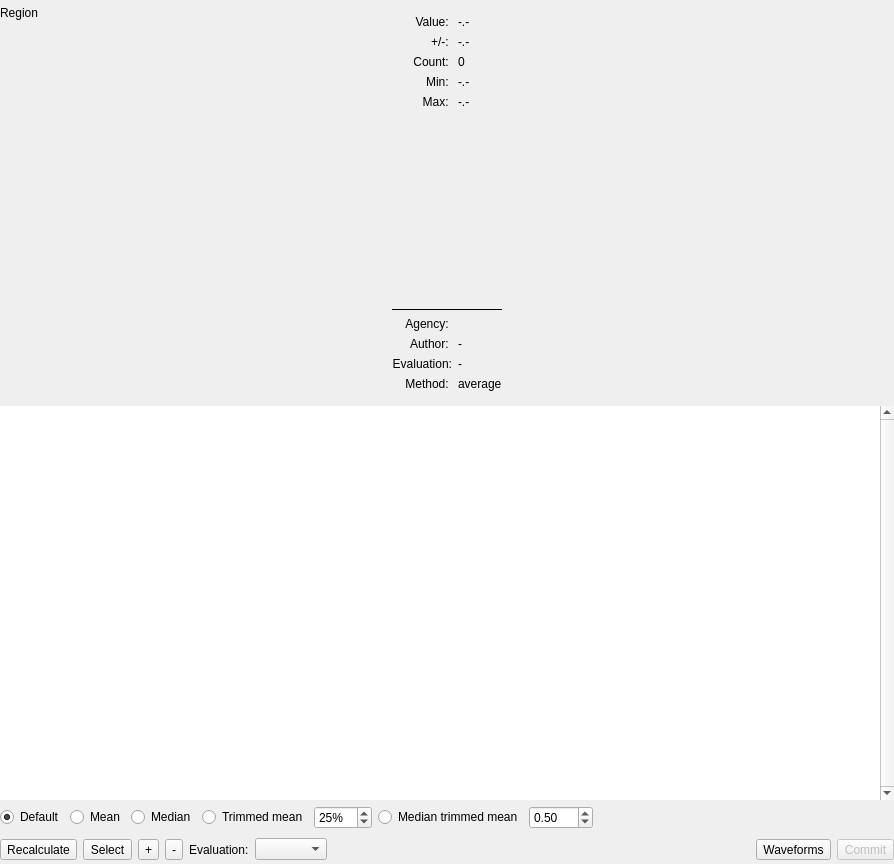
<?xml version="1.0" encoding="UTF-8"?>
<ui version="4.0">
 <class>MagnitudeView</class>
 <widget class="QWidget" name="MagnitudeView">
  <property name="geometry">
   <rect>
    <x>0</x>
    <y>0</y>
    <width>894</width>
    <height>864</height>
   </rect>
  </property>
  <property name="sizePolicy">
   <sizepolicy hsizetype="Preferred" vsizetype="Preferred">
    <horstretch>0</horstretch>
    <verstretch>0</verstretch>
   </sizepolicy>
  </property>
  <property name="windowTitle">
   <string>MagnitudeView</string>
  </property>
  <layout class="QVBoxLayout">
   <property name="spacing">
    <number>6</number>
   </property>
   <property name="margin">
    <number>0</number>
   </property>
   <item>
    <widget class="QFrame" name="frameMagnitudeTypes">
     <property name="frameShape">
      <enum>QFrame::NoFrame</enum>
     </property>
    </widget>
   </item>
   <item>
    <layout class="QHBoxLayout">
     <property name="spacing">
      <number>4</number>
     </property>
     <property name="margin">
      <number>0</number>
     </property>
     <item>
      <widget class="QFrame" name="groupSummary">
       <property name="sizePolicy">
        <sizepolicy hsizetype="Expanding" vsizetype="Preferred">
         <horstretch>2</horstretch>
         <verstretch>0</verstretch>
        </sizepolicy>
       </property>
       <layout class="QVBoxLayout">
        <property name="spacing">
         <number>4</number>
        </property>
        <property name="margin">
         <number>0</number>
        </property>
        <item>
         <widget class="QLabel" name="labelRegion">
          <property name="sizePolicy">
           <sizepolicy hsizetype="Ignored" vsizetype="Maximum">
            <horstretch>0</horstretch>
            <verstretch>0</verstretch>
           </sizepolicy>
          </property>
          <property name="minimumSize">
           <size>
            <width>100</width>
            <height>0</height>
           </size>
          </property>
          <property name="frameShape">
           <enum>QFrame::NoFrame</enum>
          </property>
          <property name="text">
           <string>Region</string>
          </property>
         </widget>
        </item>
        <item>
         <widget class="QFrame" name="frameMap">
          <property name="sizePolicy">
           <sizepolicy hsizetype="Preferred" vsizetype="Expanding">
            <horstretch>1</horstretch>
            <verstretch>0</verstretch>
           </sizepolicy>
          </property>
          <property name="minimumSize">
           <size>
            <width>120</width>
            <height>200</height>
           </size>
          </property>
          <property name="frameShape">
           <enum>QFrame::NoFrame</enum>
          </property>
          <property name="frameShadow">
           <enum>QFrame::Plain</enum>
          </property>
         </widget>
        </item>
       </layout>
      </widget>
     </item>
     <item>
      <layout class="QVBoxLayout">
       <property name="spacing">
        <number>4</number>
       </property>
       <property name="margin">
        <number>0</number>
       </property>
       <item>
        <widget class="QFrame" name="groupMagnitude">
         <property name="sizePolicy">
          <sizepolicy hsizetype="Preferred" vsizetype="Preferred">
           <horstretch>0</horstretch>
           <verstretch>1</verstretch>
          </sizepolicy>
         </property>
         <layout class="QGridLayout">
          <property name="margin">
           <number>9</number>
          </property>
          <property name="spacing">
           <number>6</number>
          </property>
          <item row="3" column="0">
           <widget class="QLabel" name="label_3">
            <property name="sizePolicy">
             <sizepolicy hsizetype="Preferred" vsizetype="Preferred">
              <horstretch>0</horstretch>
              <verstretch>0</verstretch>
             </sizepolicy>
            </property>
            <property name="text">
             <string>Min: </string>
            </property>
            <property name="alignment">
             <set>Qt::AlignRight|Qt::AlignTrailing|Qt::AlignVCenter</set>
            </property>
           </widget>
          </item>
          <item row="7" column="0">
           <widget class="QLabel" name="lbAgencyID">
            <property name="sizePolicy">
             <sizepolicy hsizetype="Preferred" vsizetype="Preferred">
              <horstretch>0</horstretch>
              <verstretch>0</verstretch>
             </sizepolicy>
            </property>
            <property name="text">
             <string>Agency: </string>
            </property>
            <property name="alignment">
             <set>Qt::AlignRight|Qt::AlignTrailing|Qt::AlignVCenter</set>
            </property>
           </widget>
          </item>
          <item row="8" column="1">
           <widget class="QLabel" name="labelAuthor">
            <property name="sizePolicy">
             <sizepolicy hsizetype="Ignored" vsizetype="Preferred">
              <horstretch>0</horstretch>
              <verstretch>0</verstretch>
             </sizepolicy>
            </property>
            <property name="text">
             <string>-</string>
            </property>
           </widget>
          </item>
          <item row="8" column="0">
           <widget class="QLabel" name="lbAuthor">
            <property name="text">
             <string>Author: </string>
            </property>
            <property name="alignment">
             <set>Qt::AlignRight|Qt::AlignTrailing|Qt::AlignVCenter</set>
            </property>
           </widget>
          </item>
          <item row="5" column="0" colspan="2">
           <spacer>
            <property name="orientation">
             <enum>Qt::Vertical</enum>
            </property>
            <property name="sizeType">
             <enum>QSizePolicy::Expanding</enum>
            </property>
            <property name="sizeHint" stdset="0">
             <size>
              <width>20</width>
              <height>87</height>
             </size>
            </property>
           </spacer>
          </item>
          <item row="2" column="0">
           <widget class="QLabel" name="label_8">
            <property name="sizePolicy">
             <sizepolicy hsizetype="Preferred" vsizetype="Preferred">
              <horstretch>0</horstretch>
              <verstretch>0</verstretch>
             </sizepolicy>
            </property>
            <property name="toolTip">
             <string>Station Magnitude Count</string>
            </property>
            <property name="text">
             <string>Count: </string>
            </property>
            <property name="alignment">
             <set>Qt::AlignRight|Qt::AlignTrailing|Qt::AlignVCenter</set>
            </property>
           </widget>
          </item>
          <item row="1" column="0">
           <widget class="QLabel" name="label">
            <property name="text">
             <string>+/-: </string>
            </property>
            <property name="alignment">
             <set>Qt::AlignRight|Qt::AlignTrailing|Qt::AlignVCenter</set>
            </property>
           </widget>
          </item>
          <item row="7" column="1">
           <widget class="QLabel" name="labelAgencyID">
            <property name="sizePolicy">
             <sizepolicy hsizetype="Ignored" vsizetype="Preferred">
              <horstretch>0</horstretch>
              <verstretch>0</verstretch>
             </sizepolicy>
            </property>
           </widget>
          </item>
          <item row="4" column="0">
           <widget class="QLabel" name="label_2">
            <property name="sizePolicy">
             <sizepolicy hsizetype="Preferred" vsizetype="Preferred">
              <horstretch>0</horstretch>
              <verstretch>0</verstretch>
             </sizepolicy>
            </property>
            <property name="text">
             <string>Max: </string>
            </property>
            <property name="alignment">
             <set>Qt::AlignRight|Qt::AlignTrailing|Qt::AlignVCenter</set>
            </property>
           </widget>
          </item>
          <item row="0" column="1">
           <widget class="QLabel" name="labelMagnitude">
            <property name="sizePolicy">
             <sizepolicy hsizetype="MinimumExpanding" vsizetype="Preferred">
              <horstretch>0</horstretch>
              <verstretch>0</verstretch>
             </sizepolicy>
            </property>
            <property name="text">
             <string>-.-</string>
            </property>
           </widget>
          </item>
          <item row="1" column="1">
           <widget class="QLabel" name="labelRMS">
            <property name="sizePolicy">
             <sizepolicy hsizetype="MinimumExpanding" vsizetype="Preferred">
              <horstretch>0</horstretch>
              <verstretch>0</verstretch>
             </sizepolicy>
            </property>
            <property name="text">
             <string>-.-</string>
            </property>
           </widget>
          </item>
          <item row="3" column="1">
           <widget class="QLabel" name="labelMinMag">
            <property name="sizePolicy">
             <sizepolicy hsizetype="MinimumExpanding" vsizetype="Preferred">
              <horstretch>0</horstretch>
              <verstretch>0</verstretch>
             </sizepolicy>
            </property>
            <property name="text">
             <string>-.-</string>
            </property>
           </widget>
          </item>
          <item row="4" column="1">
           <widget class="QLabel" name="labelMaxMag">
            <property name="sizePolicy">
             <sizepolicy hsizetype="MinimumExpanding" vsizetype="Preferred">
              <horstretch>0</horstretch>
              <verstretch>0</verstretch>
             </sizepolicy>
            </property>
            <property name="text">
             <string>-.-</string>
            </property>
           </widget>
          </item>
          <item row="2" column="1">
           <widget class="QLabel" name="labelNumStaMags">
            <property name="sizePolicy">
             <sizepolicy hsizetype="MinimumExpanding" vsizetype="Preferred">
              <horstretch>0</horstretch>
              <verstretch>0</verstretch>
             </sizepolicy>
            </property>
            <property name="layoutDirection">
             <enum>Qt::LeftToRight</enum>
            </property>
            <property name="text">
             <string>0</string>
            </property>
            <property name="alignment">
             <set>Qt::AlignLeading|Qt::AlignLeft|Qt::AlignVCenter</set>
            </property>
           </widget>
          </item>
          <item row="0" column="0">
           <widget class="QLabel" name="label_7">
            <property name="sizePolicy">
             <sizepolicy hsizetype="Preferred" vsizetype="Preferred">
              <horstretch>0</horstretch>
              <verstretch>0</verstretch>
             </sizepolicy>
            </property>
            <property name="minimumSize">
             <size>
              <width>0</width>
              <height>0</height>
             </size>
            </property>
            <property name="text">
             <string>Value: </string>
            </property>
            <property name="alignment">
             <set>Qt::AlignRight|Qt::AlignTrailing|Qt::AlignVCenter</set>
            </property>
           </widget>
          </item>
          <item row="10" column="0">
           <widget class="QLabel" name="lbMethod">
            <property name="sizePolicy">
             <sizepolicy hsizetype="Preferred" vsizetype="Preferred">
              <horstretch>0</horstretch>
              <verstretch>0</verstretch>
             </sizepolicy>
            </property>
            <property name="layoutDirection">
             <enum>Qt::LeftToRight</enum>
            </property>
            <property name="text">
             <string>Method: </string>
            </property>
            <property name="alignment">
             <set>Qt::AlignRight|Qt::AlignTrailing|Qt::AlignVCenter</set>
            </property>
           </widget>
          </item>
          <item row="10" column="1">
           <widget class="QLabel" name="labelMethod">
            <property name="sizePolicy">
             <sizepolicy hsizetype="Preferred" vsizetype="Preferred">
              <horstretch>0</horstretch>
              <verstretch>0</verstretch>
             </sizepolicy>
            </property>
            <property name="text">
             <string>average</string>
            </property>
            <property name="scaledContents">
             <bool>false</bool>
            </property>
           </widget>
          </item>
          <item row="6" column="0" colspan="2">
           <widget class="QFrame" name="frame">
            <property name="sizePolicy">
             <sizepolicy hsizetype="Preferred" vsizetype="Fixed">
              <horstretch>0</horstretch>
              <verstretch>0</verstretch>
             </sizepolicy>
            </property>
            <property name="frameShape">
             <enum>QFrame::HLine</enum>
            </property>
            <property name="frameShadow">
             <enum>QFrame::Plain</enum>
            </property>
           </widget>
          </item>
          <item row="9" column="0">
           <widget class="QLabel" name="lbEvaluation">
            <property name="text">
             <string>Evaluation:</string>
            </property>
            <property name="alignment">
             <set>Qt::AlignRight|Qt::AlignTrailing|Qt::AlignVCenter</set>
            </property>
           </widget>
          </item>
          <item row="9" column="1">
           <widget class="QLabel" name="labelEvaluation">
            <property name="text">
             <string>-</string>
            </property>
           </widget>
          </item>
         </layout>
        </widget>
       </item>
      </layout>
     </item>
     <item>
      <widget class="QFrame" name="groupMagnitudes">
       <property name="sizePolicy">
        <sizepolicy hsizetype="Expanding" vsizetype="Preferred">
         <horstretch>2</horstretch>
         <verstretch>0</verstretch>
        </sizepolicy>
       </property>
       <layout class="QVBoxLayout">
        <property name="spacing">
         <number>4</number>
        </property>
        <property name="margin">
         <number>0</number>
        </property>
       </layout>
      </widget>
     </item>
    </layout>
   </item>
   <item>
    <widget class="QTableView" name="tableStationMagnitudes">
     <property name="frameShape">
      <enum>QFrame::NoFrame</enum>
     </property>
     <property name="frameShadow">
      <enum>QFrame::Plain</enum>
     </property>
     <property name="verticalScrollBarPolicy">
      <enum>Qt::ScrollBarAlwaysOn</enum>
     </property>
     <property name="alternatingRowColors">
      <bool>true</bool>
     </property>
     <property name="selectionMode">
      <enum>QAbstractItemView::SingleSelection</enum>
     </property>
     <property name="selectionBehavior">
      <enum>QAbstractItemView::SelectRows</enum>
     </property>
    </widget>
   </item>
   <item>
    <widget class="QFrame" name="groupReview">
     <property name="frameShape">
      <enum>QFrame::NoFrame</enum>
     </property>
     <property name="frameShadow">
      <enum>QFrame::Raised</enum>
     </property>
     <layout class="QVBoxLayout">
      <property name="spacing">
       <number>6</number>
      </property>
      <property name="margin">
       <number>0</number>
      </property>
      <item>
       <layout class="QHBoxLayout">
        <property name="spacing">
         <number>6</number>
        </property>
        <property name="margin">
         <number>0</number>
        </property>
        <item>
         <widget class="QFrame" name="groupSettings">
          <property name="sizePolicy">
           <sizepolicy hsizetype="Maximum" vsizetype="Maximum">
            <horstretch>1</horstretch>
            <verstretch>0</verstretch>
           </sizepolicy>
          </property>
          <layout class="QHBoxLayout">
           <property name="spacing">
            <number>6</number>
           </property>
           <property name="margin">
            <number>0</number>
           </property>
           <item>
            <widget class="QRadioButton" name="btnDefault">
             <property name="sizePolicy">
              <sizepolicy hsizetype="Maximum" vsizetype="Fixed">
               <horstretch>0</horstretch>
               <verstretch>0</verstretch>
              </sizepolicy>
             </property>
             <property name="text">
              <string>Default</string>
             </property>
             <property name="checked">
              <bool>true</bool>
             </property>
            </widget>
           </item>
           <item>
            <widget class="QRadioButton" name="btnMean">
             <property name="sizePolicy">
              <sizepolicy hsizetype="Maximum" vsizetype="Fixed">
               <horstretch>0</horstretch>
               <verstretch>0</verstretch>
              </sizepolicy>
             </property>
             <property name="text">
              <string>Mean</string>
             </property>
            </widget>
           </item>
           <item>
            <widget class="QRadioButton" name="btnMedian">
             <property name="text">
              <string>Median</string>
             </property>
            </widget>
           </item>
           <item>
            <widget class="QRadioButton" name="btnTrimmedMean">
             <property name="sizePolicy">
              <sizepolicy hsizetype="Maximum" vsizetype="Fixed">
               <horstretch>0</horstretch>
               <verstretch>0</verstretch>
              </sizepolicy>
             </property>
             <property name="text">
              <string>Trimmed mean</string>
             </property>
            </widget>
           </item>
           <item>
            <widget class="QSpinBox" name="spinTrimmedMeanValue">
             <property name="sizePolicy">
              <sizepolicy hsizetype="Maximum" vsizetype="Fixed">
               <horstretch>0</horstretch>
               <verstretch>0</verstretch>
              </sizepolicy>
             </property>
             <property name="suffix">
              <string>%</string>
             </property>
             <property name="maximum">
              <number>100</number>
             </property>
             <property name="value">
              <number>25</number>
             </property>
            </widget>
           </item>
           <item>
            <widget class="QRadioButton" name="btnTrimmedMedian">
             <property name="sizePolicy">
              <sizepolicy hsizetype="Maximum" vsizetype="Fixed">
               <horstretch>0</horstretch>
               <verstretch>0</verstretch>
              </sizepolicy>
             </property>
             <property name="text">
              <string>Median trimmed mean</string>
             </property>
            </widget>
           </item>
           <item>
            <widget class="QDoubleSpinBox" name="spinTrimmedMedianValue">
             <property name="sizePolicy">
              <sizepolicy hsizetype="Maximum" vsizetype="Fixed">
               <horstretch>0</horstretch>
               <verstretch>0</verstretch>
              </sizepolicy>
             </property>
             <property name="maximum">
              <double>100.000000000000000</double>
             </property>
             <property name="singleStep">
              <double>0.100000000000000</double>
             </property>
             <property name="value">
              <double>0.500000000000000</double>
             </property>
            </widget>
           </item>
          </layout>
         </widget>
        </item>
        <item>
         <spacer>
          <property name="orientation">
           <enum>Qt::Horizontal</enum>
          </property>
          <property name="sizeType">
           <enum>QSizePolicy::MinimumExpanding</enum>
          </property>
          <property name="sizeHint" stdset="0">
           <size>
            <width>40</width>
            <height>20</height>
           </size>
          </property>
         </spacer>
        </item>
       </layout>
      </item>
      <item>
       <layout class="QHBoxLayout" name="layoutActions">
        <property name="spacing">
         <number>6</number>
        </property>
        <property name="margin">
         <number>0</number>
        </property>
        <item>
         <widget class="QToolButton" name="btnRecalculate">
          <property name="toolTip">
           <string>Recalculate the network magnitude</string>
          </property>
          <property name="text">
           <string>Recalculate</string>
          </property>
         </widget>
        </item>
        <item>
         <widget class="QToolButton" name="btnSelect">
          <property name="toolTip">
           <string>Selects channels passing the current filter</string>
          </property>
          <property name="text">
           <string>Select</string>
          </property>
          <property name="shortcut">
           <string>S</string>
          </property>
         </widget>
        </item>
        <item>
         <widget class="QToolButton" name="btnActivate">
          <property name="toolTip">
           <string>Activate selected channels</string>
          </property>
          <property name="text">
           <string>+</string>
          </property>
          <property name="shortcut">
           <string>+</string>
          </property>
         </widget>
        </item>
        <item>
         <widget class="QToolButton" name="btnDeactivate">
          <property name="toolTip">
           <string>Deactivate selected channels</string>
          </property>
          <property name="text">
           <string>-</string>
          </property>
          <property name="shortcut">
           <string>-</string>
          </property>
         </widget>
        </item>
        <item>
         <widget class="QLabel" name="label_4">
          <property name="text">
           <string>Evaluation:</string>
          </property>
         </widget>
        </item>
        <item>
         <widget class="QComboBox" name="cbEvalStatus"/>
        </item>
        <item>
         <spacer>
          <property name="orientation">
           <enum>Qt::Horizontal</enum>
          </property>
          <property name="sizeHint" stdset="0">
           <size>
            <width>474</width>
            <height>29</height>
           </size>
          </property>
         </spacer>
        </item>
        <item>
         <widget class="QToolButton" name="btnWaveforms">
          <property name="text">
           <string>Waveforms</string>
          </property>
         </widget>
        </item>
        <item>
         <widget class="QToolButton" name="btnCommit">
          <property name="enabled">
           <bool>false</bool>
          </property>
          <property name="text">
           <string>Commit</string>
          </property>
         </widget>
        </item>
       </layout>
      </item>
     </layout>
    </widget>
   </item>
  </layout>
 </widget>
 <layoutdefault spacing="4" margin="6"/>
 <tabstops>
  <tabstop>tableStationMagnitudes</tabstop>
 </tabstops>
 <resources/>
 <connections>
  <connection>
   <sender>btnTrimmedMean</sender>
   <signal>toggled(bool)</signal>
   <receiver>spinTrimmedMeanValue</receiver>
   <slot>setEnabled(bool)</slot>
   <hints>
    <hint type="sourcelabel">
     <x>307</x>
     <y>823</y>
    </hint>
    <hint type="destinationlabel">
     <x>369</x>
     <y>823</y>
    </hint>
   </hints>
  </connection>
  <connection>
   <sender>btnTrimmedMedian</sender>
   <signal>toggled(bool)</signal>
   <receiver>spinTrimmedMedianValue</receiver>
   <slot>setEnabled(bool)</slot>
   <hints>
    <hint type="sourcelabel">
     <x>396</x>
     <y>820</y>
    </hint>
    <hint type="destinationlabel">
     <x>520</x>
     <y>820</y>
    </hint>
   </hints>
  </connection>
 </connections>
</ui>
